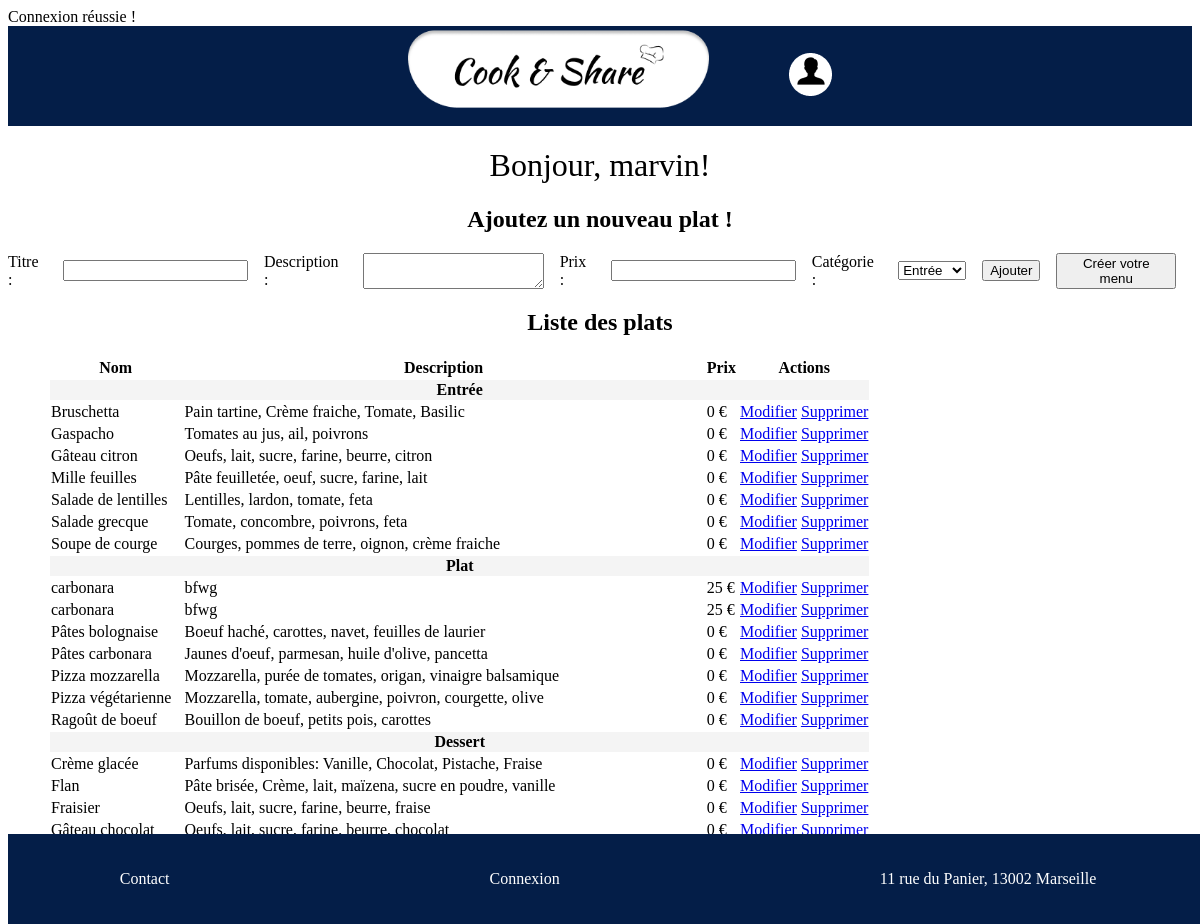
/profile.php (signed in), run on the app's committed database.
### tables this page shows
CREATE TABLE IF NOT EXISTS `plats` (
  `id` int NOT NULL AUTO_INCREMENT,
  `titre` varchar(100) NOT NULL,
  `description` varchar(255) NOT NULL,
  `prix` decimal(10,0) NOT NULL,
  `id_categorie` int NOT NULL,
  PRIMARY KEY (`id`),
  KEY `id_categorie` (`id_categorie`)
);

CREATE TABLE IF NOT EXISTS `categories` (
  `id` int NOT NULL AUTO_INCREMENT,
  `Nom` varchar(255) NOT NULL,
  PRIMARY KEY (`id`)
);

### includes/db_connection.php (called while the page is built, shortened)
<?php
$host = 'localhost';
$dbname = 'marvin-delansorne_gestionnaire_de_menu';
$username = 'marvin-delansorne';
$password = 'K~5q23q4h';
try {
    $pdo = new PDO("mysql:host=$host;dbname=$dbname;charset=utf8", $username, $password);
    $pdo->setAttribute(PDO::ATTR_ERRMODE, PDO::ERRMODE_EXCEPTION);
} catch (PDOException $host) {
    echo 'Une erreur est survenue : ' . $host->getMessage();
}
$plats = $pdo->query("
    SELECT plats.*, Categories.Nom as categorie_nom
    FROM plats
    INNER JOIN Categories ON plats.id_categorie = Categories.id
    ORDER BY
        FIELD(Categories.Nom, 'Entrée', 'Plat', 'Dessert'),
        plats.titre
")->fetchAll();

### profile.php (the view, shortened to what this page needs)
<?php
require_once 'includes/db_connection.php';
if (isset($_COOKIE['username'])) {
    $username = htmlspecialchars($_COOKIE['username']);
} else {
    $username = 'Invité';
}
?>
<!DOCTYPE html>
<html lang="fr">
<head>
    <link rel="stylesheet" href="./styles/global.css">
    <link rel="stylesheet" href="./styles/style_profil.css">
</head>
<body>
    <header>
        <nav>
            <ul class="navbar">
                <li><a href="index.php"><img src="./assets/img/logo_cook_&_share.png" alt="logo" height="100px"></a></li>
                <li><a href="profile.php"><img src="assets/img/logo_profile.png" alt="profile"></a></li>
            </ul>
        </nav>
    </header>
    <main>
        <h1>Bonjour, <?php echo $username; ?>!</h1>
        <h2>Ajoutez un nouveau plat !</h2>
        <form action="<?php echo htmlspecialchars($_SERVER['PHP_SELF']); ?>" method="post">
            <label for="titre">Titre :</label>
            <input type="text" name="titre" required>
            <label for="description">Description :</label>
            <textarea name="description" required></textarea>
            <label for="prix">Prix :</label>
            <input type="number" name="prix" step="0.01" required>
            <label for="id_categorie">Catégorie :</label>
            <select name="id_categorie" required>
                <?php
                $Categories = $pdo->query("SELECT * FROM Categories")->fetchAll();
                foreach ($Categories as $Categorie) {
                    echo "<option value='{$Categorie['id']}'>{$Categorie['Nom']}</option>";
                }
                ?>
            </select>
            <button type="submit">Ajouter</button>
            <button onclick="window.location.href='creation_menu.php'">Créer votre menu</button>
            <br>
        </form>
        <h2>Liste des plats</h2>
        <ul>
            <table>
                <thead>
                    <tr>
                        <th>Nom</th>
                        <th>Description</th>
                        <th>Prix</th>
                        <th>Actions</th>
                    </tr>
                </thead>
                <tbody>
                    <?php
                    $categorie_actuelle = null;
                    $plats = $pdo->query("
                SELECT plats.*, Categories.Nom as categorie_nom
                FROM plats
                INNER JOIN Categories ON plats.id_categorie = Categories.id
                ORDER BY
                    FIELD(Categories.Nom, 'Entrée', 'Plat', 'Dessert'),
                    plats.titre
            ")->fetchAll();
                    foreach ($plats as $plat):
                        if ($categorie_actuelle !== $plat['categorie_nom']) {
                            $categorie_actuelle = $plat['categorie_nom'];
                            echo "<tr><th colspan='4' style='background-color: #f4f4f4; text-align:center;'>{$categorie_actuelle}</th></tr>";
                        }
                    ?>
                        <tr>
                            <td><?php echo htmlspecialchars($plat['titre']); ?></td>
                            <td><?php echo htmlspecialchars($plat['description']); ?></td>
                            <td class="prix"><?= htmlspecialchars($plat['prix']) ?> €</td>
                            <td>
                                <a href="#">Modifier</a>
                                <a href="profile.php?action=delete&id=<?php echo $plat['id']; ?>">Supprimer</a>
                            </td>
                        </tr>
                    <?php endforeach; ?>
                </tbody>
            </table>
        </ul>
    </main>
    <footer>
        <section class="footer">
            <div>Contact</div>
            <div>Connexion</div>
            <div>11 rue du Panier, 13002 Marseille</div>
        </section>
    </footer>
</body>
</html>

### styles/global.css (style rules this page uses)
body { font-family: "Montserrat", serif; font-optical-sizing: auto; font-weight: 50px; font-style: normal; }
body h1 { text-align: center; font-family: "Kaushan Script", serif; font-weight: 400; font-style: normal; }
.navbar { list-style-type: none; display: flex; justify-content:center; gap: 5em; align-items:center ; background-color: #041E48; background-size: contain; margin: 0%; height: 100px; }
.footer { width: 100%; height: 90px; background-color: #041E48; display: flex; justify-content: center; align-items: center; gap: 20em; color: white; }
footer { width: 100%; position: relative; bottom: 0%; }

### styles/style_profil.css (style rules this page uses)
form { display: flex; justify-content: center; align-items: center; gap: 1em; }
h2, ul { text-align: center; list-style-type: none; }
footer { position: fixed; bottom: 0%; }

### data on the page
plats: id_categorie.Nom "Entrée", titre "Bruschetta", description "Pain tartine, Crème fraiche, Tomate, Basilic", prix "0"
plats: titre "Gaspacho", description "Tomates au jus, ail, poivrons", prix "0"
plats: titre "Gâteau citron", description "Oeufs, lait, sucre, farine, beurre, citron", prix "0"
plats: titre "Mille feuilles", description "Pâte feuilletée, oeuf, sucre, farine, lait", prix "0"
plats: titre "Salade de lentilles", description "Lentilles, lardon, tomate, feta", prix "0"
plats: titre "Salade grecque", description "Tomate, concombre, poivrons, feta", prix "0"
plats: titre "Soupe de courge", description "Courges, pommes de terre, oignon, crème fraiche", prix "0"
plats: id_categorie.Nom "Plat", titre "carbonara", description "bfwg", prix "25"
plats: titre "carbonara", description "bfwg", prix "25"
plats: titre "Pâtes bolognaise", description "Boeuf haché, carottes, navet, feuilles de laurier", prix "0"
plats: titre "Pâtes carbonara", description "Jaunes d'oeuf, parmesan, huile d'olive, pancetta", prix "0"
plats: titre "Pizza mozzarella", description "Mozzarella, purée de tomates, origan, vinaigre balsamique", prix "0"
plats: titre "Pizza végétarienne", description "Mozzarella, tomate, aubergine, poivron, courgette, olive", prix "0"
plats: titre "Ragoût de boeuf", description "Bouillon de boeuf, petits pois, carottes", prix "0"
plats: id_categorie.Nom "Dessert", titre "Crème glacée", description "Parfums disponibles: Vanille, Chocolat, Pistache, Fraise", prix "0"
plats: titre "Flan", description "Pâte brisée, Crème, lait, maïzena, sucre en poudre, vanille", prix "0"
plats: titre "Fraisier", description "Oeufs, lait, sucre, farine, beurre, fraise", prix "0"
plats: titre "Gâteau chocolat", description "Oeufs, lait, sucre, farine, beurre, chocolat", prix "0"

### other printed values
$username "marvin"
form field id_categorie "Entrée"
